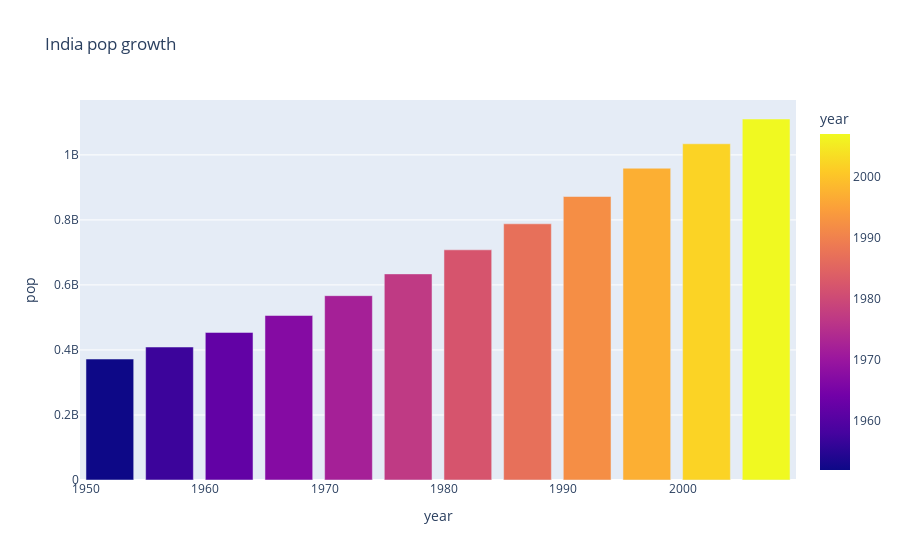

Notebook code cell kept with this figure:
### Markdown cell above
- bar chart

### Code cell
# india pop over the year 

px.bar(tempdf, x='year' , y='pop' , title='India pop growth' , color='year')

### Figure 1 — Plotly figure (JSON) as saved in the notebook; plotly's stock layout.template omitted (floating-point values rounded to 4 significant figures)
{"data": [{"hovertemplate": "year=%{marker.color}<br>pop=%{y}<extra></extra>", "legendgroup": "", "marker": {"color": [1952, 1957, 1962, 1967, 1972, 1977, 1982, 1987, 1992, 1997, 2002, 2007], "coloraxis": "coloraxis", "pattern": {"shape": ""}}, "name": "", "orientation": "v", "showlegend": false, "textposition": "auto", "type": "bar", "x": [1952, 1957, 1962, 1967, 1972, 1977, 1982, 1987, 1992, 1997, 2002, 2007], "xaxis": "x", "y": [372000000, 409000000, 454000000, 506000000, 567000000, 634000000, 708000000, 788000000, 872000000, 959000000, 1034172547, 1110396331], "yaxis": "y"}], "layout": {"barmode": "relative", "coloraxis": {"colorbar": {"title": {"text": "year"}}, "colorscale": [[0, "#0d0887"], [0.1111, "#46039f"], [0.2222, "#7201a8"], [0.3333, "#9c179e"], [0.4444, "#bd3786"], [0.5556, "#d8576b"], [0.6667, "#ed7953"], [0.7778, "#fb9f3a"], [0.8889, "#fdca26"], [1, "#f0f921"]]}, "legend": {"tracegroupgap": 0}, "title": {"text": "India pop growth"}, "xaxis": {"anchor": "y", "domain": [0, 1], "title": {"text": "year"}}, "yaxis": {"anchor": "x", "domain": [0, 1], "title": {"text": "pop"}}}}
